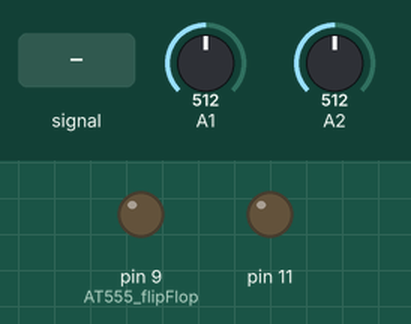
Bench run of a sketch on a simulated Arduino Uno, built with avr-gcc and run on an emulated ATmega328P. Shown: output pins drawn as LEDs (lit = HIGH). The inputs (shaded band) are chosen by the test bench; at power-on: A1 = 512, A2 = 512.

Above: at 1.2 s.
1.3 s: A1 fed a 200 Hz sine of ±255 counts around its level
At 1.7 s:
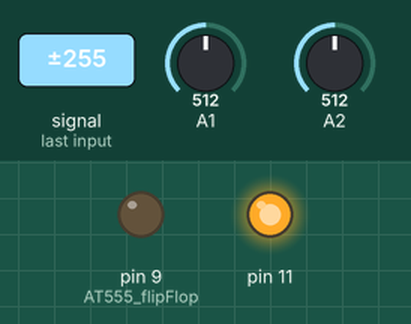
2.8 s: A2 fed a 1000 Hz sine of ±255 counts around its level
At 4.2 s:
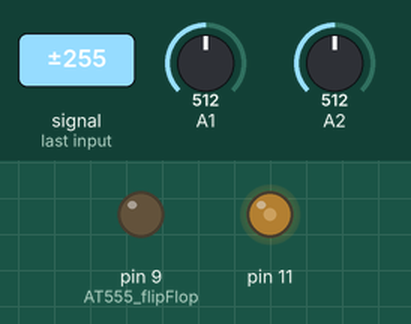
Timing chart, 0 to 4.8 s (numbered marks = the images above; inputs shaded):
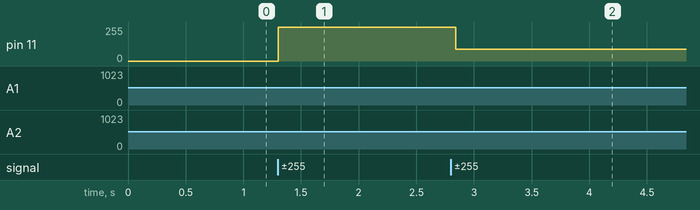

The sketch:

ATTiny555.ino
```cpp
//#define AT555_ORIGINAL // uncomment to use the original layout
//#define AT555_DISABLE_OUT // uncomment to stop the ATTiny555 from controlling the output pin

/*
 * you can define the trigger and threshold voltages if you want,
 * expressed as the numerator of a fraction whose denominator is 255.
 *
 * by default, the TRIG and THRESH voltages emulate a 555 at 1/3 and 2/3 of vcc, respectively.
 */
//#define AT555_TRIGVAL   (??)
//#define AT555_THRESHVAL (??) // not supported in the original layout!

#include "ATTiny555.h"

void setup() {
  AT555_begin();
}

void loop() {
  // you should be free to do anything here, frighteningly.
  // as long as you don't use the ADC or analog comparator.
  // can YOUR 555 multiprocess?
  // i didn't think so.

  // you can also read the OUTPUT pin value using the AT555_flipFlop macro.
}
```

ATTiny555.h
```cpp
#ifndef _ATTINY555_H_
#define _ATTINY555_H_

#ifndef AT555_TRIGVAL // if it wasnt defined by the user,
#define AT555_TRIGVAL (85) // reset the flip-flop at 85/255 vcc, which is 1/3 vcc
#endif

#define AT555_ADPS_1MHZ   ((0 << ADPS2) | (0 << ADPS1) | (0 << ADPS0))  // ADC prescaler of 2 (500kHz input clock @ 1MHz)
#define AT555_ADPS_8MHZ   ((0 << ADPS2) | (1 << ADPS1) | (1 << ADPS0))  // ADC prescaler of 8 (1MHz input clock @ 8MHz)
#define AT555_ADPS_16MHZ  ((1 << ADPS2) | (0 << ADPS1) | (0 << ADPS0))  // ADC prescaler of 16 (1MHz input clock @ 16MHz)

#if (F_CPU == 1000000)
#define AT555_ADPS AT555_ADPS_1MHZ
#elif (F_CPU == 8000000)
#define AT555_ADPS AT555_ADPS_8MHZ
#elif (F_CPU == 16000000)
#define AT555_ADPS AT555_ADPS_16MHZ
#else
#error "CPU frequency is not supported!"
#endif

// initializes the ATTiny555 functionality.
void AT555_begin();

#ifdef AT555_ORIGINAL // ATTiny555 Original Layout
#pragma message "Compiling for original layout..."

/*
 *  Pin # | 555 Pin | Type | Function
 * -------+---------+------+-------------------
 *  PB0   | CTRL    | AIN  | analog ref (ignore)
 *  PB1   | THRESH  | AIN  | on above ctrl, start discharge
 *  PB2   | DIS     | OUT  | cap discharge to gnd, otherwise hi-z
 *  PB3   | TRIG    | AIN  | on below AT555_TRIGVAL/255 vcc, start charge
 *  PB4   | OUT     | OUT  | low during discharge
 */

#ifdef AT555_THRESHVAL
#error "AT555_THRESHVAL is not supported when using the original layout, as it relies on an external voltage divider to supply the TRIG voltage."
#endif

// The value of the ATTiny555 output pin
#define AT555_flipFlop (DDRB & (1 << DDB2))

// The Arduino pin number of the output pin.
#define AT555_OUTPIN (4)

void AT555_begin() {
    cli();            // disable interrupts

    // == init adc ==
    ADMUX =
        (1 << ADLAR) |  // enable 8-bit mode
        (0 << REFS1) |  // set vref to vcc
        (0 << REFS0) |
        (0 << MUX3)  |  // set ADC mux input to TRIG ADC3/PB3
        (0 << MUX2)  |
        (1 << MUX1)  |
        (1 << MUX0);
    ADCSRA =
        (1 << ADEN) |   // enable the adc
        (1 << ADSC) |   // start conversion immediately
        (1 << ADIE) |   // enable the adc conversion interrupt
        AT555_ADPS;     // set prescaler

    // == init comparator ==
    // uses AIN0 (CTRL) and AIN1 (THRESH) as the + and - inputs respectively.
    ACSR =
        (1 << ACIE) |   // enable the analog comparator interrupt
        (1 << ACIS1) |  // set interrupt on falling edge
        (1 << ACIS0);
    // ACO = CTRL > THRESH, therefore we should interrupt on the falling edge

    sei();              	// enable interrupts

    // == init outputs ==
#ifndef AT555_DISABLE_OUT
    DDRB = (1 << DDB4);   // set OUT to output
#endif
    PORTB |= (1 << PB0);  // enable CTRL 35 KOhm pull-up
}

ISR(ANA_COMP_vect) {    // on the falling edge (meaning THRESH is now higher than CTRL)
    // reset the flip-flop
    DDRB |= (1 << DDB2);  // enable discharge (set DIS to gnd)
#ifndef AT555_DISABLE_OUT
    PORTB &= ~(1 << PB4); // disable OUT
#endif
}

ISR(ADC_vect) { // on the adc read complete
    ADCSRA |= (1 << ADSC);  // restart ADC measurement

    if (ADCH < AT555_TRIGVAL) {        // if TRIG is less than AT555_TRIGVAL
        // set the flip-flop
        DDRB &= ~(1 << DDB2); // disable discharge (set DIS to hi-z)
#ifndef AT555_DISABLE_OUT
        PORTB |= (1 << PB4);  // enable OUT
#endif
    }
}

#else // ATTiny555 Flip Chip Layout
#pragma message "Compiling for flip-chip layout..."

/*
 *  Pin # | 555 Pin | Type | Function
 * -------+---------+------+-------------------
 *  PB1   | DIS     | OUT  | cap discharge to gnd, otherwise hi-z
 *  PB2   | THRESH  | AIN  | on above AT555_THRESHVAL/255, start discharge
 *  PB3   | OUT     | OUT  | low during discharge
 *  PB4   | TRIG    | AIN  | on below AT555_TRIGVAL/255 vcc, start charge
 */

#ifndef AT555_THRESHVAL // if it wasnt defined by the user,
#define AT555_THRESHVAL (170) // set the flip-flop at 170/255 vcc, which is 2/3 vcc
#endif

// The value of the ATTiny555 output pin
#define AT555_flipFlop (DDRB & (1 << DDB1))

// The Arduino pin number of the output pin.
#define AT555_OUTPIN (3)

void AT555_begin() {
    cli();            // disable interrupts

    // == init adc ==
    ADMUX =
        (1 << ADLAR) |  // enable 8-bit mode
        (0 << REFS1) |  // set vref to vcc
        (0 << REFS0) |
        (0 << MUX3)  |  // set ADC MUX input to ADC1/PB2/THRESH
        (0 << MUX2)  |
        (0 << MUX1)  |
        (1 << MUX0);
    ADCSRA =
        (1 << ADEN) |   // enable the ADC
        (1 << ADSC) |   // start conversion immediately
        (1 << ADIE) |   // enable the adc conversion interrupt
        AT555_ADPS;     // set prescaler

    sei();              	// enable interrupts

    // == init outputs ==
#ifndef AT555_DISABLE_OUT
    DDRB = (1 << DDB3);   // set OUT to output
#endif
}

ISR(ADC_vect) { // on the ADC read complete
    ADCSRA |= (1 << ADSC);  // restart ADC measurement

    // we now have about 20 cycles to do whatever we want. gotta do it fast!

    // flip the ADC MUX 2 LSBs.
    // if MUX is set to 0001 (PB4/ADC2/TRIG),
    // it will now be 0010 (PB2/ADC1/THRES) and vice versa.
    ADMUX ^=
        (1 << MUX1) |
        (1 << MUX0);

    // if the MUX LSB is now 1, it must have been 0 during the last conversion.
    // because the MUX LSB was 0 when the ADC was measuring PB2/ADC1/THRES,
    // ADCH contains the voltage on THRES.
    // otherwise, ADCH must contain the voltage on TRIG,
    // because the MUX switches between ADC1 and ADC2 each measurement.
    if (ADMUX & (1 << MUX0)) {
        if (ADCH > AT555_THRESHVAL) { // if THRESH is greater than AT555_THRESHVAL,
            // reset the flip-flop
            DDRB |= (1 << DDB1);  // enable discharge (set DIS to gnd)
#ifndef AT555_DISABLE_OUT
            PORTB &= ~(1 << PB3); // disable OUT
#endif
        }
    } else {
        if (ADCH < AT555_TRIGVAL) {        // if TRIG is less than AT555_TRIGVAL
            // set the flip-flop
            DDRB &= ~(1 << DDB1); // disable discharge (set DIS to hi-z)
#ifndef AT555_DISABLE_OUT
            PORTB |= (1 << PB3);  // enable OUT
#endif
        }
    }
}

#endif

#endif

//\\(o-o)//\\ <- oh no, it's a bug in my code!
```

Measured:
- after the input at 1.3 s, pin 11: 0/255 → 255/255 at once
- after the input at 2.8 s, pin 11: 255/255 → 90/255 at once
